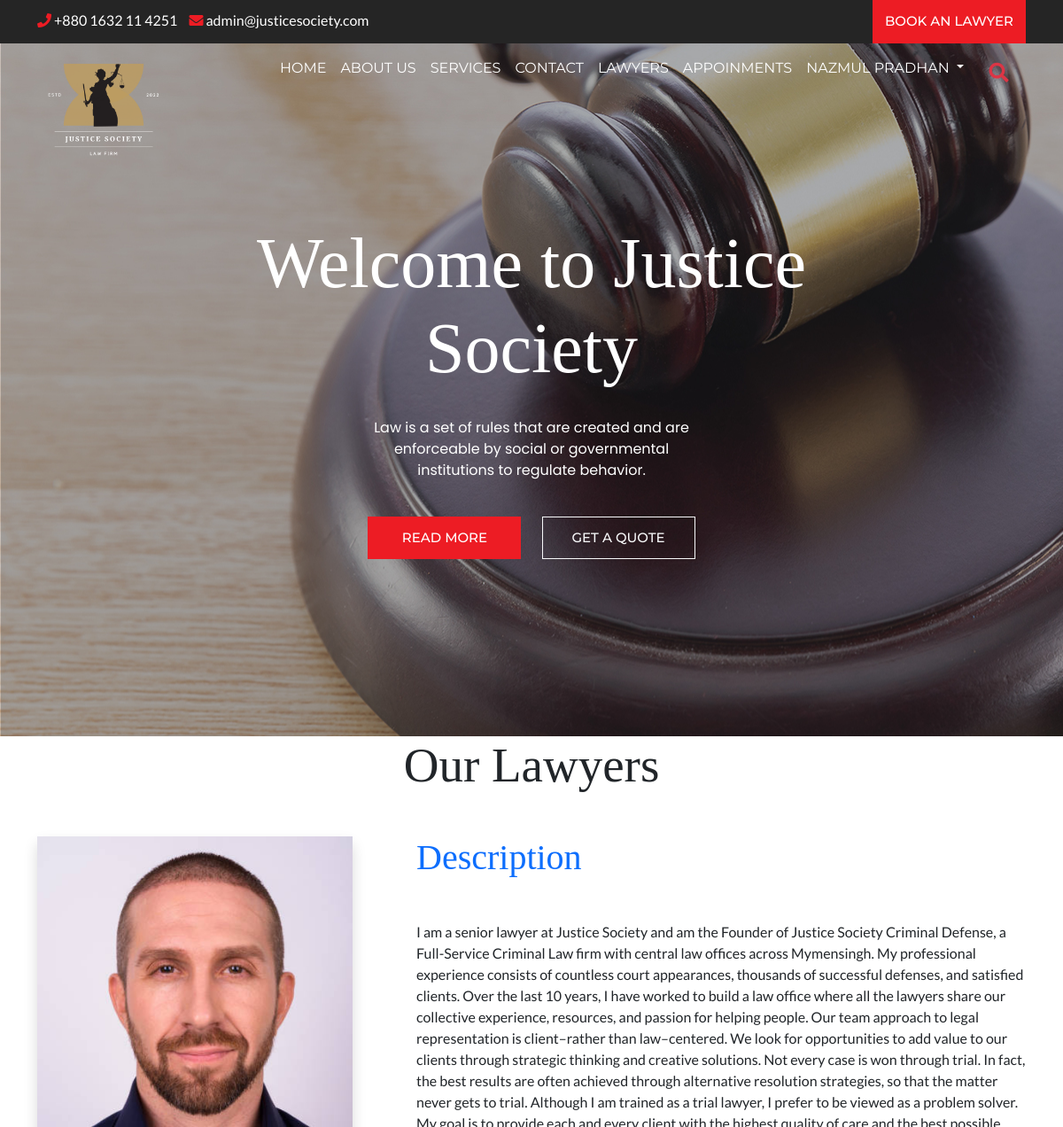
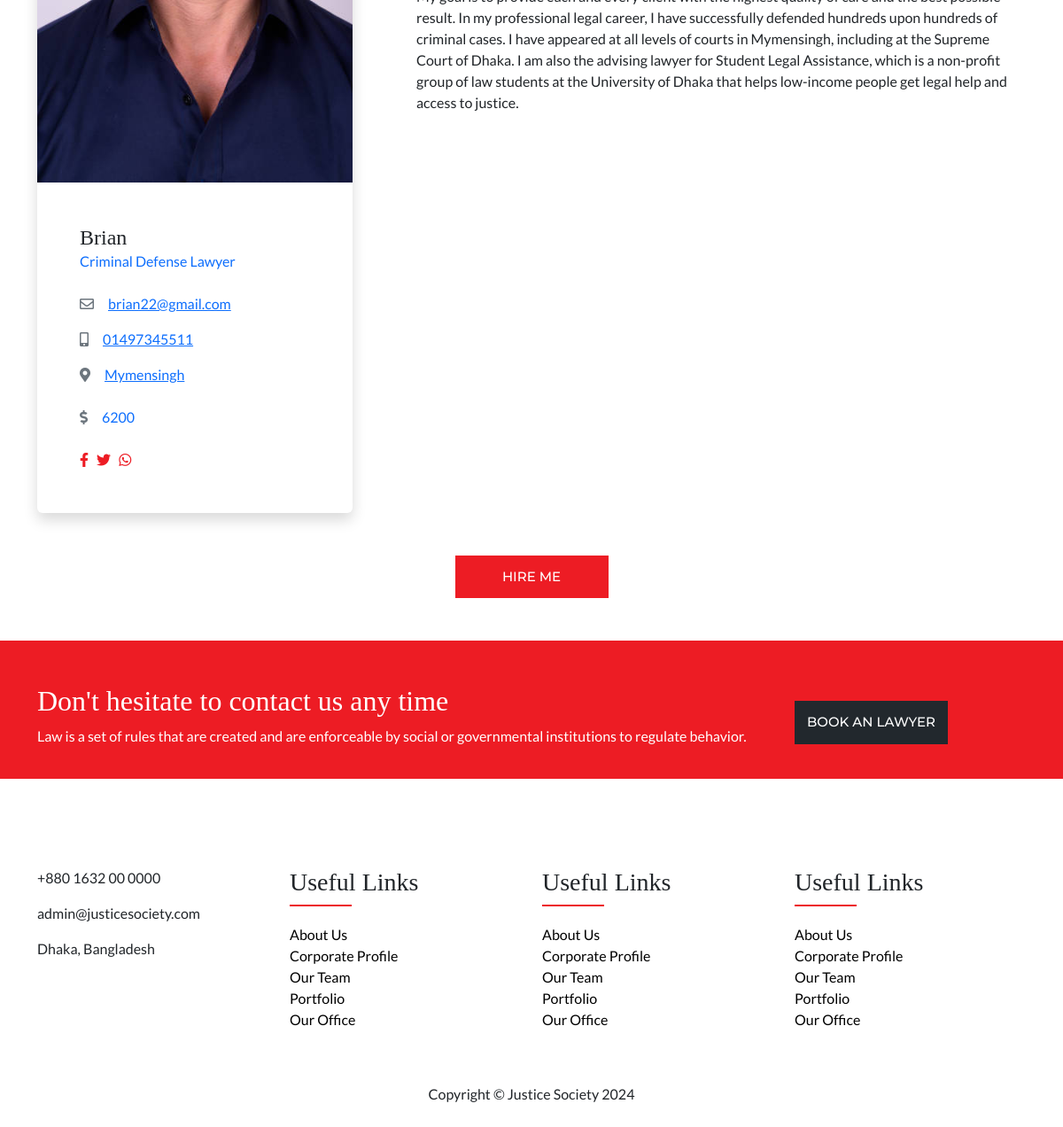
The app's page /client/lawyerreadmore.php?email=brian22@gmail.com (signed in) with its own data (2 pictures, top to bottom).
### tables this page shows
CREATE TABLE `clients` (
  `email` varchar(700) NOT NULL,
  `password` text NOT NULL,
  `name` text NOT NULL,
  `phonenumber` text NOT NULL,
  `picture` text NOT NULL,
  `joindate` datetime NOT NULL DEFAULT current_timestamp()
);

CREATE TABLE `lawyers` (
  `email` varchar(700) NOT NULL,
  `password` text NOT NULL,
  `name` text NOT NULL,
  `categoryid` int(11) NOT NULL,
  `rate` int(11) NOT NULL,
  `description` varchar(2000) NOT NULL,
  `phonenumber` text NOT NULL,
  `bkashnumber` text NOT NULL,
  `location` text NOT NULL,
  `picture` text NOT NULL,
  `joindate` datetime NOT NULL DEFAULT current_timestamp()
);

CREATE TABLE `lawyercategories` (
  `id` int(11) NOT NULL,
  `category` varchar(700) NOT NULL,
  `description` varchar(3000) NOT NULL,
  `image` varchar(400) NOT NULL
);

### client/lawyerreadmore.php (the view, shortened to what this page needs)
<?php include 'header.php' ?>
<div class="container" id="details">
    <div class="row justify-content-center mb-5">
        <div class="col-md-12 text-center">
            <div class="section-title-main">
                <h2 class="section-title">Our Lawyers</h2>
            </div>
        </div>
        <?php
        $email = $_GET['email'];
        $query = "select * from lawyers where email='" . $email . "';";
        $result = $conn->query($query);
        if ($result->num_rows > 0) {
            while ($row = $result->fetch_assoc()) {
                $email = $row['email'];
                $name = $row['name'];
                $categoryid = $row['categoryid'];
                $phonenumber = $row['phonenumber'];
                $picture = $row['picture'];
                $location = $row['location'];
                $rate = $row['rate'];
                $description = $row['description'];
                $query1 = "select * from lawyercategories where id=" . $categoryid . ";";
                $result1 = $conn->query($query1);
                $category = "";
                if ($result1->num_rows > 0) {
                    while ($row1 = $result1->fetch_assoc()) {
                        $category = $row1['category'];
                    }
                }
        ?>
                <div class="col-md-7 col-lg-4 mb-5 mb-lg-0 wow fadeIn">
                    <div class="card border-0 shadow">
                        <img src="../lawyer/images/<?php echo $picture ?>" alt="image">
                        <div class="card-body p-1-9 p-xl-5">
                            <div class="mb-4">
                                <h3 class="h4 mb-0"><?php echo $name ?></h3>
                                <span class="text-primary"><?php echo $category ?></span>
                            </div>
                            <ul class="list-unstyled mb-4">
                                <li class="mb-3"><a href="#"><i class="far fa-envelope display-25 me-3 text-secondary"></i><?php echo $email ?></a></li>
                                <li class="mb-3"><a href="#"><i class="fas fa-mobile-alt display-25 me-3 text-secondary"></i><?php echo $phonenumber ?></a></li>
                                <li><a href="#"><i class="fas fa-map-marker-alt display-25 me-3 text-secondary"></i><?php echo $location ?></a></li>
                                <br><li><a href="#"class= "text-decoration-none"><i class="fas fa-dollar display-25 me-3 text-secondary"></i></i><?php echo $rate ?></a></li>
                            </ul>
                            <ul class="top-social">
                                <?php
                                $query1 = "select * from socialmedia where email='" . $email . "';";
                                $result1 = $conn->query($query1);
                                $facebook = "";
                                $instagram = "";
                                $twitter = "";
                                $whatsapp = "";
                                if ($result1->num_rows > 0) {
                                    while ($row1 = $result1->fetch_assoc()) {
                                        $facebook = $row1['facebook'];
                                        $instagram = $row1['instagram'];
                                        $twitter = $row1['twitter'];
                                        $whatsapp = $row1['whatsapp'];
                                    }
                                }
                                if($facebook!=""){
                                    ?>
                                    <li><a target=”_blank” href="https://web.facebook.com/<?php echo $facebook ?>" class="rounded-3"><i class="fab fa-facebook-f"></i></a></li> <?php } if($instagram!=""){ ?>
                                    <li><a target=”_blank” href="https://www.instagram.com/<?php echo $instagram ?>" class="rounded-3"><i class="fab fa-instagram"></i></a></li> <?php } if($twitter!=""){ ?>
                                    <li><a target=”_blank” href="https://twitter.com/<?php echo $twitter ?>" class="rounded-3"><i class="fab fa-twitter"></i></a></li> <?php } if($whatsapp!=""){ ?>
                                    <li><a target=”_blank” href="https://api.whatsapp.com/send?phone=<?php echo $whatsapp ?>" class="rounded-3"><i class="fab fa-whatsapp"></i></a></li> <?php }?>
                            </ul>
                        </div>
                    </div>
                </div>
                <div class="col-lg-8">
                    <div class="ps-lg-1-6 ps-xl-5">
                        <div class="mb-5 wow fadeIn">
                            <div class="text-start mb-1-6 wow fadeIn">
                                <h2 class="h1 mb-5 text-primary">Description</h2>
                            </div>
                            <p><?php echo $description ?></p>
                        </div>
                    </div>
                </div>
    </div>
<?php
            }
        }
?>
</div>
<div class="container  mb-5">
    <div class="col-md-12 text-center">
        <form method="get" action="hireme.php?#hireme">
  <button type="submit" class="btn btn-primary">Hire Me</button>
</form>
    </div>
</div>
<?php include 'footer.php' ?>

### client/header.php (shortened to what this page needs)
<?php
require_once("../dbconnection.php");
$email = $_SESSION['email'];
$query = "select * from clients where email='" . $email . "';";
$result = $conn->query($query);
$name = "";
if ($result->num_rows > 0) {
    while ($row = $result->fetch_assoc()) {
        $name = $row['name'];
    }
}
?>
<!doctype html>
<head>
    <link href="https://cdn.jsdelivr.net/npm/bootstrap@5.2.0/dist/css/bootstrap.min.css" rel="stylesheet">
    <link rel="stylesheet" href="https://cdnjs.cloudflare.com/ajax/libs/font-awesome/4.7.0/css/font-awesome.css" />
    <link rel="stylesheet" href="https://cdnjs.cloudflare.com/ajax/libs/OwlCarousel2/2.3.4/assets/owl.carousel.css" />
    <link rel="stylesheet" href="https://cdnjs.cloudflare.com/ajax/libs/OwlCarousel2/2.3.4/assets/owl.theme.default.min.css" />
    <link rel="stylesheet" href="https://cdnjs.cloudflare.com/ajax/libs/font-awesome/5.13.1/css/all.min.css" />
    <link rel="stylesheet" href="https://cdn.jsdelivr.net/npm/ti-icons@0.1.2/css/themify-icons.css">
    <link rel="stylesheet" href="../css/style.css" type="text/css">
    <link rel="stylesheet" href="style.css" type="text/css">
</head>
<body>
    <div class="top-header">
        <div class="container">
            <div class="row">
                <div class="col-lg-6">
                    <div class="top-contact">
                        <ul>
                            <li><a href="tel:+62 800 9000 123"> <i class="fa fa-phone"></i> +880 1632 11 4251</a> </li>
                            <li><a href="mailto:mail@yoursite.com"> <i class="fa fa-envelope"></i> admin@justicesociety.com</a> </li>
                        </ul>
                    </div>
                </div>
                <div class="col-lg-6">
                    <div class="top-right-info">
                        <ul class="top-social">
                            <li><a href=""><i class="fa fa-facebook"></i></a> </li>
                            <li><a href=""><i class="fa fa-instagram"></i></a> </li>
                            <li><a href=""><i class="fa fa-twitter"></i></a> </li>
                            <li><a href=""><i class="fa fa-pinterest"></i></a> </li>
                        </ul>
                        <a href="lawyers.php?#lawyers" class="btn btn-primary">book an lawyer</a>
                    </div>
                </div>
            </div>
        </div>
    </div>
    <header>
        <div class="container">
            <nav class="navbar navbar-expand-lg navbar-light bg-light">
                <div class="container-fluid">
                    <a class="navbar-brand" href="index.php"><img src="../images/Home Logo.png" alt="" class="position-absolute top-0 start-0" height='150px' width='150px'></a>
                    <div class="collapse navbar-collapse" id="navbarSupportedContent">
                        <ul class="navbar-nav ms-auto mb-2 mb-lg-0">
                            <li class="nav-item">
                                <a class="nav-link " href="index.php?">Home</a>
                            </li>
                            <li class="nav-item">
                                <a class="nav-link" href="index.php?#about-section-id">ABOUT US</a>
                            </li>
                            <li class="nav-item">
                                <a class="nav-link" href="index.php?#services-section-id">SERVICES</a>
                            </li>
                            <li class="nav-item">
                                <a class="nav-link" href="index.php?#contact-us-id">CONTACT</a>
                            </li>
                            <li class="nav-item">
                                <a class="nav-link" href="lawyers.php?#lawyers">Lawyers</a>
                            </li>
                            <li class="nav-item">
                                <a class="nav-link" href="appointments.php?#appointment-profile-id">Appoinments</a>
                            </li>
                            <div class="nav-item dropdown">
                                <a class="nav-link dropdown-toggle" href="#" role="button" data-bs-toggle="dropdown" aria-expanded="false">
                                    <?php echo $name ?>
                                </a>
                            </div>
                            <li class="nav-item dropdown">
                                <div id="sb-search" class="sb-search ">
                                    <form role="search" action="lawyers.php?#lawyers" method="get">
                                        <span class="sb-icon-search text-danger"><i class="fa fa-search"></i></span>
                                    </form>
                                </div>
                            </li>
                        </ul>
                    </div>
                </div>
            </nav>
        </div>
    </header>
    <section class="banner-section" style="background: url(../images/banner-bg.jpg) no-repeat">
        <div class="container">
            <div class="row">
                <div class="col-md-12">
                    <div class="banner-text">
                        <h1>Welcome to Justice Society</h1>
                        <p>Law is a set of rules that are created and are enforceable by social or governmental institutions to regulate behavior.</p>
                        <div class="btn-main">
                            <a href="index.php?#team-section-id" class="btn btn-primary">Read More</a>
                            <a href="index.php?#quote-section-id" class="btn btn-outline-light">GET A QUOTE</a>
                        </div>
                    </div>
                </div>
            </div>
        </div>
    </section>

### css/style.css (style rules this page uses)
body { font-family: 'Lato', sans-serif; margin: 0px; padding: 0px; }
img { max-width: 100%; }
h1, h2, h3, h4, h5, h6 { font-family: 'Playfair Display', serif; }
.btn { font-family: 'Montserrat', sans-serif; }
.top-header { background: #252525; }
.top-contact ul { margin: 0px; padding: 0px; }
.top-contact ul li { display: inline-block; }
.top-contact ul li a { color: #FFF; text-decoration: none; margin-right: 10px; font-family: 'Lato', sans-serif; font-weight: normal; }
.top-contact ul li a i { color: #ed1c24; }
ul.top-social { margin: 0px 30px 0px 0px; padding: 0; }
ul.top-social li { display: inline-block; }
ul.top-social li a { color: #ed1c24; margin-right: 6px; }
.top-right-info { display: flex; align-items: center; justify-content: end; }
.top-contact { margin-top: 11px; }
.btn-primary { text-transform: uppercase; font-size: 15px; border-radius: 0; font-weight: 500; background: #ed1c24; border-color: #ed1c24; padding: 12px 10px; }
header { position: absolute; width: 100%; }
header nav.navbar.navbar-expand-lg.navbar-light.bg-light { background: transparent !important; }
.navbar-light .navbar-nav .nav-link { color: #FFF; text-transform: uppercase; font-family: 'Montserrat', sans-serif; }
section.banner-section { padding: 200px 200px; text-align: center; }
section.banner-section h1 { color: #FFF; font-size: 80px; max-width: 776px; margin: 0px auto; }
section.banner-section p { font-family: 'Poppins', sans-serif; color: #FFF; max-width: 400px; margin: 30px auto 40px; }
.btn-outline-light { font-size: 15px; font-weight: 500; text-transform: uppercase; padding: 12px 10px; border-radius: 0; }
.btn { min-width: 173px; }
.banner-text .btn { margin: 0px 10px; }
.section-title-main { margin-bottom: 47px; }
h2.section-title { font-size: 55px; }

### client/style.css (style rules this page uses)
body { margin-top: 20px; }

### client/header.php (style rules this page uses)
.sb-search { position: relative; border-radius: 10px; width: 0%; min-width: 50px; height: 50px; float: right; overflow: hidden; -webkit-transition: width 0.3s; -moz-transition: width 0.3s; transition: width 0.5s; -webkit-backface-visibility: hidden; }
body { margin-top: 0px; }
.sb-icon-search, .sb-search-submit { width: 60px; height: 60px; display: block; position: absolute; right: 0; top: 0; padding: 0; margin: 0; line-height: 60px; text-align: center; cursor: pointer; }
.sb-icon-search { color: black; background: #fff; width: 35px; height: 0px; z-index: 90; margin: -5px; top: 1px; right: 6px; font-size: 22px; font-family: 'icomoon'; font-style: normal; font-weight: normal; font-variant: normal; text-transform: none; -webkit-font-smoothing: antialiased; }
.sb-icon-search:before { content: ""; }

### records on screen
clients: name "NAZMUL PRADHAN"
lawyers: picture (picture), name "Brian", lawyercategories.category "Criminal Defense Lawyer", email "brian22@gmail.com", phonenumber "01497345511", location "Mymensingh", rate "6200", description "I am a senior lawyer at Justice Society and am the Founder of Justice Society Criminal Defense, a Full-Service Criminal Law firm with central law offices across Mymensingh. My professional experience consists of countless court appearances, thousands of successful defenses, and satisfied clients. Over the last 10 years, I have worked to build a law office where all the lawyers share our collective experience, resources, and passion for helping people. Our team approach to legal representation is client–rather than law–centered. We look for opportunities to add value to our clients through strategic thinking and creative solutions. Not every case is won through trial. In fact, the best…"
